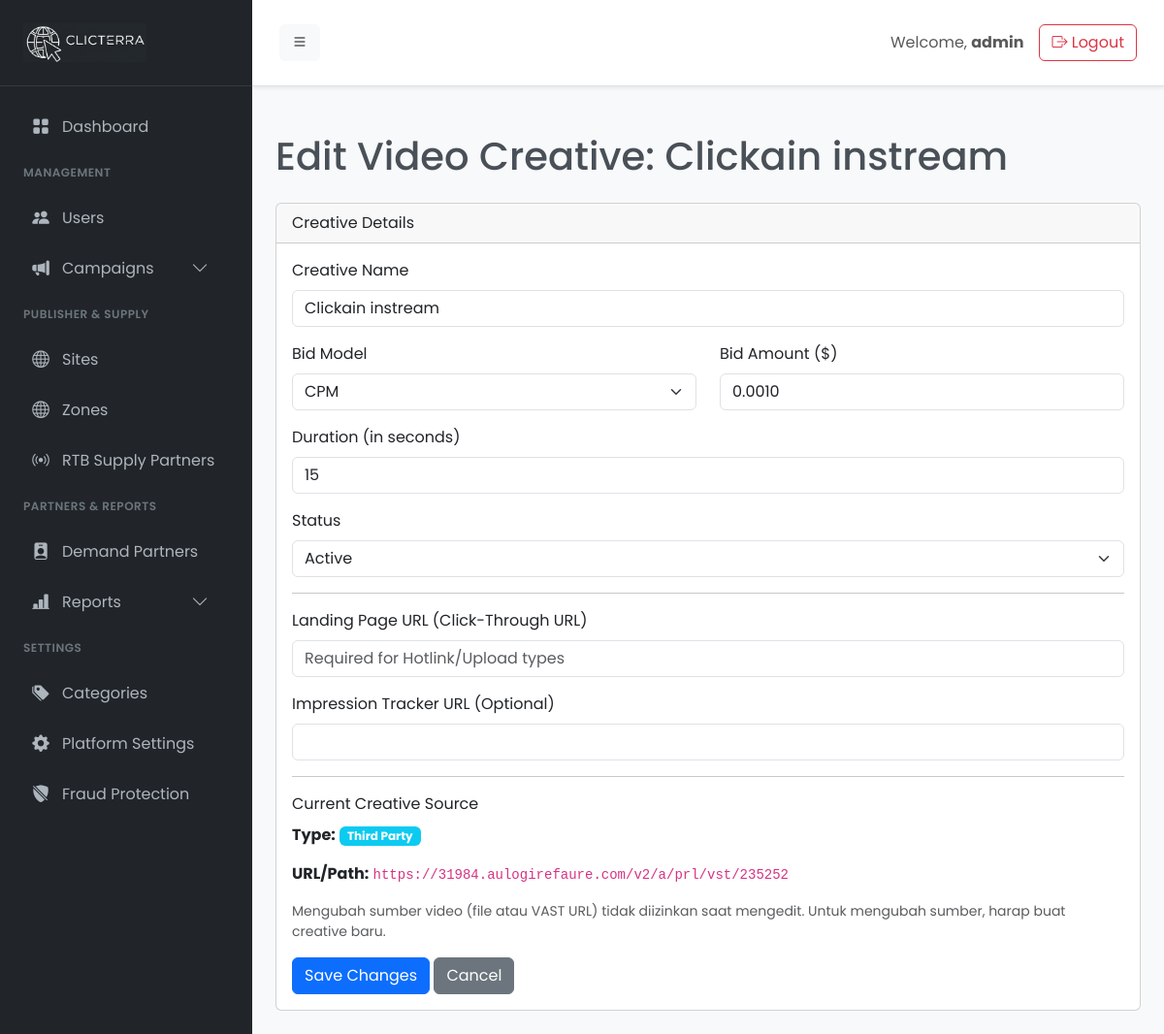
Screenshot of /admin/video-creatives-edit.php?id=2 (signed in) with the database file from the repository.
### tables this page shows
CREATE TABLE `video_creatives` (
  `id` int(11) NOT NULL,
  `campaign_id` int(11) NOT NULL,
  `name` varchar(255) NOT NULL,
  `bid_model` enum('cpm','cpc') NOT NULL DEFAULT 'cpm',
  `bid_amount` decimal(10,4) NOT NULL DEFAULT 0.0000,
  `status` enum('active','paused') NOT NULL DEFAULT 'active',
  `vast_type` enum('third_party','hotlink','upload') NOT NULL COMMENT 'Tipe sumber VAST',
  `video_url` varchar(2048) DEFAULT NULL,
  `landing_url` varchar(2048) DEFAULT NULL,
  `duration` int(11) NOT NULL COMMENT 'In seconds',
  `impression_tracker` text DEFAULT NULL,
  `created_at` timestamp NOT NULL DEFAULT current_timestamp()
);

### admin/video-creatives-edit.php (the view, shortened to what this page needs)
<?php
require_once __DIR__ . '/init.php';
$creative_id = filter_input(INPUT_GET, 'id', FILTER_VALIDATE_INT);
$stmt = $conn->prepare("SELECT * FROM video_creatives WHERE id = ?");
$stmt->bind_param("i", $creative_id);
$stmt->execute();
$creative = $stmt->get_result()->fetch_assoc();
require_once __DIR__ . '/templates/header.php';
?>
<h1 class="mt-4 mb-4">Edit Video Creative: <?php echo htmlspecialchars($creative['name']); ?></h1>
<div class="card">
    <div class="card-header">
        Creative Details
    </div>
    <div class="card-body">
        <form action="video-creatives-action.php" method="POST" enctype="multipart/form-data">
            <div class="mb-3">
                <label class="form-label">Creative Name</label>
                <input type="text" name="name" class="form-control" required value="<?php echo htmlspecialchars($creative['name']); ?>">
            </div>
            <div class="row">
                <div class="col-md-6 mb-3">
                    <label class="form-label">Bid Model</label>
                    <select class="form-select" name="bid_model" required>
                        <option value="cpm" <?php if($creative['bid_model'] == 'cpm') echo 'selected'; ?>>CPM</option>
                    </select>
                </div>
                <div class="col-md-6 mb-3">
                    <label class="form-label">Bid Amount ($)</label>
                    <input type="number" step="0.0001" class="form-control" name="bid_amount" value="<?php echo htmlspecialchars($creative['bid_amount']); ?>" required>
                </div>
            </div>
            <div class="mb-3">
                <label class="form-label">Duration (in seconds)</label>
                <input type="number" name="duration" class="form-control" required value="<?php echo $creative['duration']; ?>">
            </div>
            <div class="mb-3">
                <label class="form-label">Status</label>
                <select name="status" class="form-select">
                    <option value="active" <?php if($creative['status']=='active') echo 'selected'; ?>>Active</option>
                </select>
            </div>
            <hr>
            <div class="mb-3">
                 <label class="form-label">Landing Page URL (Click-Through URL)</label>
                 <input type="url" name="landing_url" class="form-control" value="<?php echo htmlspecialchars($creative['landing_url']); ?>" placeholder="Required for Hotlink/Upload types">
            </div>
            <div class="mb-3">
                 <label class="form-label">Impression Tracker URL (Optional)</label>
                 <input type="url" name="impression_tracker" class="form-control" value="<?php echo htmlspecialchars($creative['impression_tracker']); ?>">
            </div>
            <hr>
            <div class="mb-3">
                <label class="form-label">Current Creative Source</label>
                <p><strong>Type:</strong> <span class="badge bg-info"><?php echo ucwords(str_replace('_', ' ', $creative['vast_type'])); ?></span></p>
                <p><strong>URL/Path:</strong> <code><?php echo htmlspecialchars($creative['video_url']); ?></code></p>
                <div class="form-text">Mengubah sumber video (file atau VAST URL) tidak diizinkan saat mengedit. Untuk mengubah sumber, harap buat creative baru.</div>
            </div>
            <button type="submit" name="update_video_creative" class="btn btn-primary">Save Changes</button>
            <a href="video-creatives.php?campaign_id=<?php echo $creative['campaign_id']; ?>" class="btn btn-secondary">Cancel</a>
        </form>
    </div>
</div>
<?php require_once __DIR__ . '/templates/footer.php'; ?>

### admin/assets/css/style.css (style rules this page uses)
body { font-family: 'Poppins', sans-serif; background-color: #f8f9fa; color: #495057; }

### rows the page displays
video_creatives: name "Clickain instream", bid_model "CPM", bid_amount "0.0010", duration "15", status "Active", vast_type "Third Party", video_url "https://31984.aulogirefaure.com/v2/a/prl/vst/235252"

### other values shown
$_SESSION['username'] "admin"
